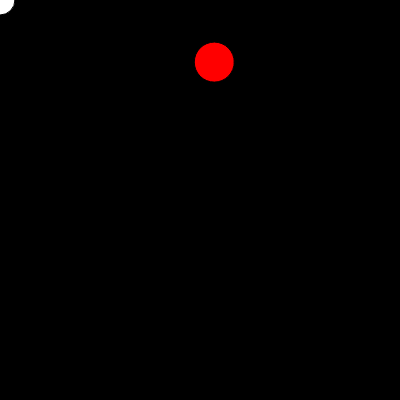
Frame 1 (no input)
Frame 60 (no input): identical to frame 1, image omitted
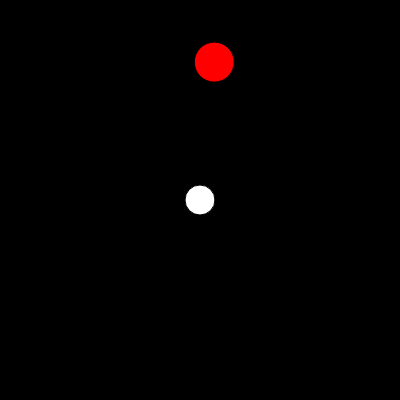
Frame 120 (the mouse pressed at the canvas centre since frame 60)

The p5.js sketch that drew these frames (run headless with seeded random() and noise() and a simulated clock; from frame 60 on, the mouse is pressed at the canvas centre):

// p5.js sketch
// ── sketch.js
let bubble1;
let bubble2;

function setup(){
	createCanvas(400,400);
	color1="white";
	color2 = "red";
	bubble1 = new Bubble1();
	
	bubble2 = new Bubble2();
}

function draw(){
	background(0);
	
	if(mouseX>= 75 && mouseX <= 134 && mouseY >= 76  && mouseY <= 133){
		color1 = color2;
	}
	
	
	bubble2.show2();
	bubble2.color2();
	
	
	bubble1.show1();
	bubble1.color1();

}

class Bubble1{
	constructor(){
		this.x = random(0,300);
		this.y =random(0,300);
	}
	color1(){
		fill(color1);
	}
	show1(){
		
		ellipse(this.x,this.y,40,40);
	}
}
class Bubble2{
	color2(){
		fill(color2);
	}
	show2(){
		
		ellipse(mouseX,mouseY,30,30);
	}
}
